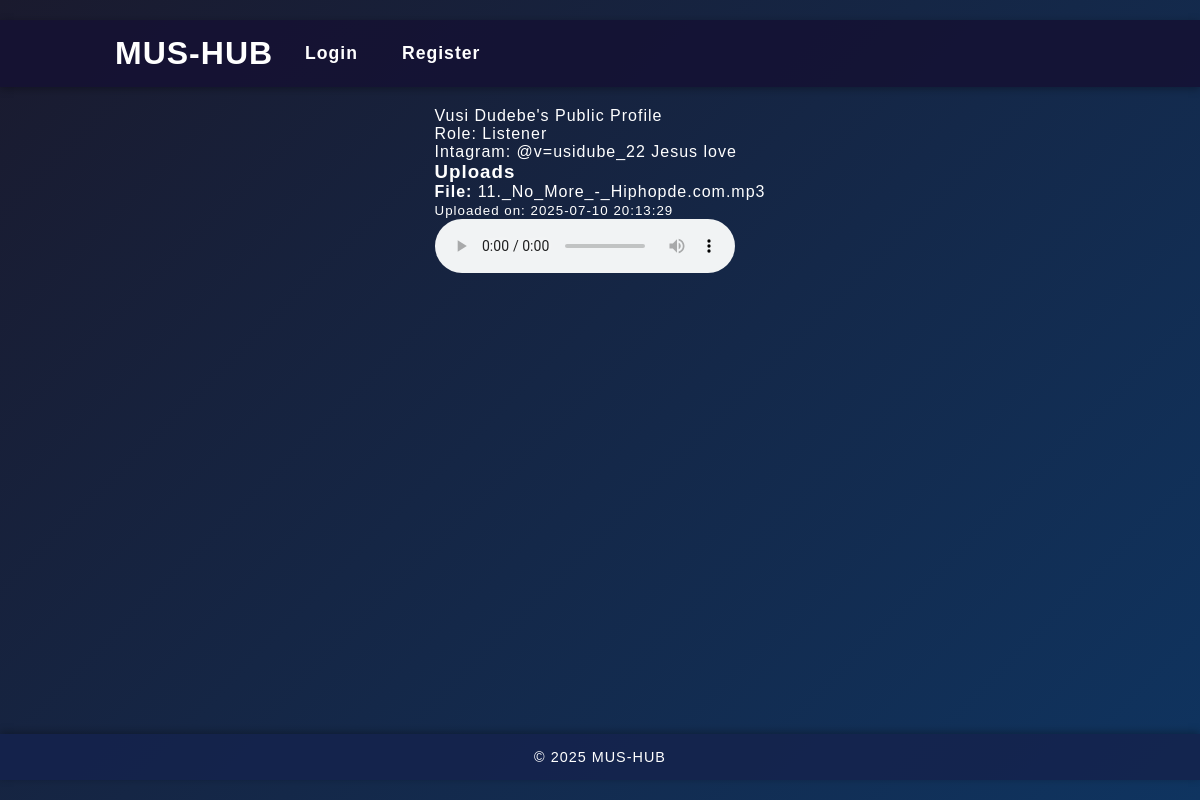
The page /user/3 on the database as committed earlier.
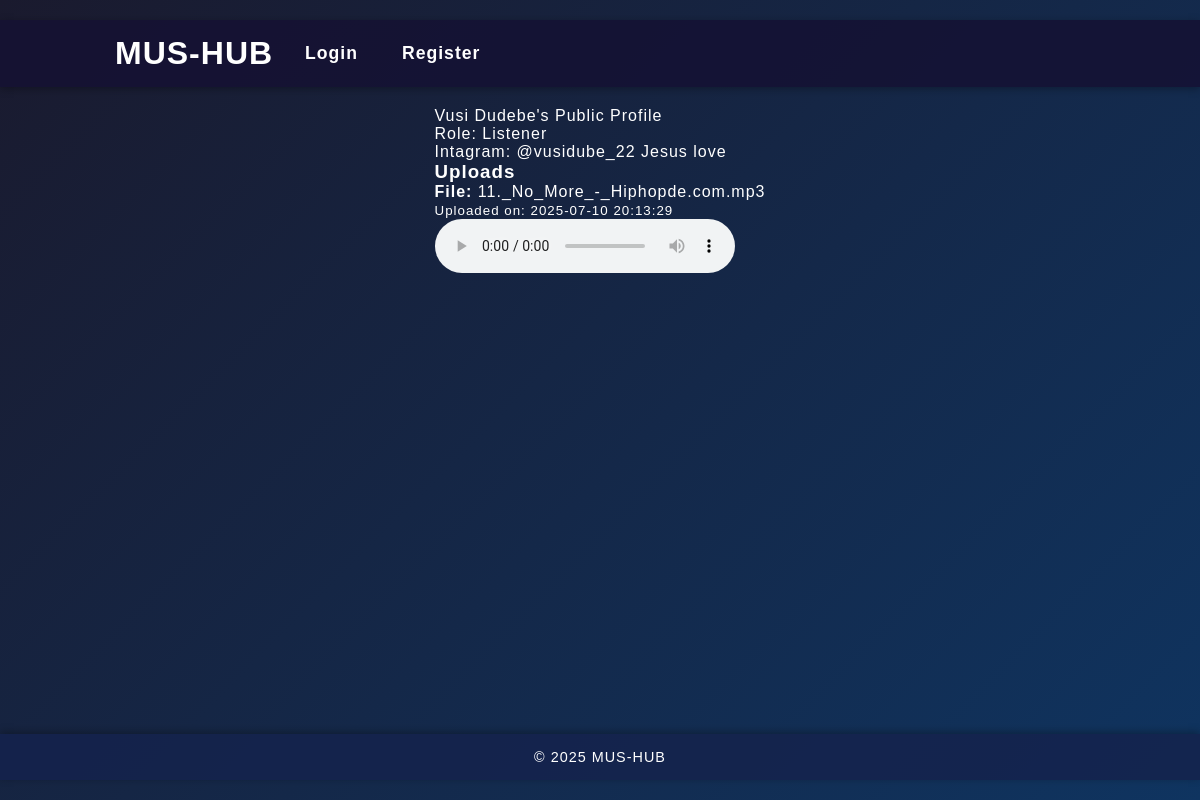
The same page on the database as committed later.
### app.py (models this page shows)
class User(db.Model):
    UserID = db.Column(db.Integer, primary_key=True)
    Username = db.Column(db.String(80), nullable=False)
    Email = db.Column(db.String(120), unique=True, nullable=False)
    Password = db.Column(db.String(200), nullable=False)
    Role = db.Column(db.String(20), nullable=False)
    Bio = db.Column(db.String(500))
    comments = db.relationship('Comment', backref='author', lazy=True)

class Content(db.Model):
    ContentID = db.Column(db.Integer, primary_key=True)
    UserID = db.Column(db.Integer, db.ForeignKey('user.UserID'), nullable=False)
    FilePath = db.Column(db.String(200), nullable=False)
    UploadDate = db.Column(db.DateTime, default=datetime.utcnow)
    user = db.relationship('User', backref='contents')

### app.py (the view)
@app.route('/user/<int:user_id>')
def public_profile(user_id):
    user = User.query.get_or_404(user_id)
    uploads = Content.query.filter_by(UserID=user_id).order_by(Content.UploadDate.desc()).all()
    return render_template('public_profile.html', user=user, uploads=uploads)

### app.py (called while the page is built)
@app.context_processor
def inject_now():
    return {
        'now': datetime.utcnow(),
        'current_user_id': session.get('user_id')
    }

### templates/public_profile.html (shortened to what this page needs)
{% extends "base.html" %}
{% block content %}
<div class="public-profile-container">
  <div class="public-header">{{ user.Username }}'s Public Profile</div>
  <div class="user-role">Role: {{ user.Role }}</div>
  <div class="user-bio">
    {{ user.Bio or "No bio provided yet." }}
  </div>
  <div class="uploads-section">
    <h3>Uploads</h3>
    {% if uploads %}
      {% for content in uploads %}
        <div class="upload-item">
          <p><strong>File:</strong> {{ content.FilePath }}</p>
          <p><small>Uploaded on: {{ content.UploadDate.strftime('%Y-%m-%d %H:%M:%S') }}</small></p>
          {% set ext = content.FilePath.split('.')[-1].lower() %}
          {% if ext in ['mp3', 'wav', 'ogg'] %}
            <audio controls>
              <source src="{{ url_for('static', filename='uploads/' ~ content.FilePath) }}" type="audio/{{ ext }}">
            </audio>
          {% elif ext in ['mp4', 'webm'] %}
            <video controls width="100%">
              <source src="{{ url_for('static', filename='uploads/' ~ content.FilePath) }}" type="video/{{ ext }}">
              Your browser does not support video playback.
            </video>
          {% else %}
            <p>Preview not available for this file type.</p>
          {% endif %}
        </div>
      {% endfor %}
    {% else %}
      <p>This user hasn’t uploaded anything yet.</p>
    {% endif %}
  </div>
</div>
{% endblock %}

### templates/base.html (shortened to what this page needs)
<!DOCTYPE html>
<html lang="en">
<head>
  <link rel="stylesheet" href="{{ url_for('static', filename='base.css') }}" />
</head>
<body>
  <header class="site-header">
    <div class="container">
      <h1 class="logo">MUS-HUB</h1>
      <nav>
        <ul class="nav-list" id="nav-list">
          {% if 'user_id' in session %}
            <li><a href="/">Home</a></li>
            <li><a href="/upload">Upload</a></li>
            <li><a href="{{ url_for('profile') }}">Profile</a></li>
            <li><a href="{{ url_for('logout') }}">Logout</a></li>
            <li class="search-container" id="search-container" tabindex="0" role="button" aria-label="Toggle search">
              <svg class="search-icon" xmlns="http://www.w3.org/2000/svg" viewBox="0 0 24 24">
                <path d="M15.5 14h-.79l-.28-.27a6.471 6.471 0 001.48-5.34C15.14 5.59 12.53 3 9.25 3S3.36 5.59 3.36 8.39c0 2.79 2.6 5.39 5.89 5.39 1.31 0 2.5-.51 3.38-1.34l.27.28v.79l4.25 4.25 1.5-1.5-4.25-4.25zm-6.25 0c-1.8 0-3.25-1.45-3.25-3.25S7.45 7.5 9.25 7.5 12.5 8.95 12.5 10.75 11.05 14 9.25 14z"/>
              </svg>
              <input
                type="text"
                id="search-input"
                name="q"
                placeholder="Search users or uploads..."
                aria-label="Search users or uploads"
                autocomplete="off"
                onkeydown="if(event.key === 'Enter'){ performSearch(); }"
              />
            </li>
          {% else %}
            <li><a href="{{ url_for('login') }}">Login</a></li>
            <li><a href="{{ url_for('register') }}">Register</a></li>
          {% endif %}
        </ul>
      </nav>
    </div>
  </header>
  <main class="container">
    {% block content %}{% endblock %}
  </main>
  <footer class="site-footer">
    <p>&copy; 2025 MUS-HUB</p>
  </footer>
</body>
</html>

### static/base.css (style rules this page uses)
:root { --background: #1a1a2e; --color: #ffffff; --primary-color: #0f3460; --accent-color: #0b0885; --glass-bg: rgba(255, 255, 255, 0.05); }
* { box-sizing: border-box; margin: 0; padding: 0; }
html { scroll-behavior: smooth; }
body { font-family: "Poppins", sans-serif; background: linear-gradient(135deg, var(--background), var(--primary-color)); color: var(--color); letter-spacing: 1px; min-height: 100vh; display: flex; flex-direction: column; padding: 20px 0; }
.site-header { width: 100%; background-color: rgba(20, 17, 51, 0.85); box-shadow: 0 2px 8px rgba(0,0,0,0.3); position: sticky; top: 0; z-index: 100; padding: 15px 0; }
.site-header .container { display: flex; align-items: center; justify-content: space-between; max-width: 1000px; margin: 0 auto; padding: 0 15px; gap: 20px; }
.logo { font-size: 2rem; font-weight: 700; color: var(--color); flex-shrink: 0; }
nav { flex: 1; }
.nav-list { display: flex; list-style: none; align-items: center; gap: 20px; padding-left: 0; margin: 0; flex-wrap: nowrap; }
.nav-list li { position: relative; }
.nav-list li a { color: var(--color); text-decoration: none; font-weight: 700; font-size: 1.1rem; padding: 8px 12px; border-radius: 8px; transition: color 0.3s ease, background-color 0.3s ease; }
main.container { flex: 1; display: flex; flex-direction: column; justify-content: flex-start; align-items: center; padding: 20px 15px; max-width: 1000px; margin: 0 auto; box-sizing: border-box; gap: 25px; }
.site-footer { width: 100%; padding: 15px 0; text-align: center; background-color: rgba(20, 35, 77, 0.85); font-size: 0.9rem; user-select: none; box-shadow: 0 -2px 8px rgba(0,0,0,0.3); margin-top: 30px; color: var(--color); }

Rows that differ between the two databases and show on the page:
changed User "Vusi Dudebe": Bio "Intagram: @v=usidube_22 Jesus love" → "Intagram: @vusidube_22 Jesus love"
